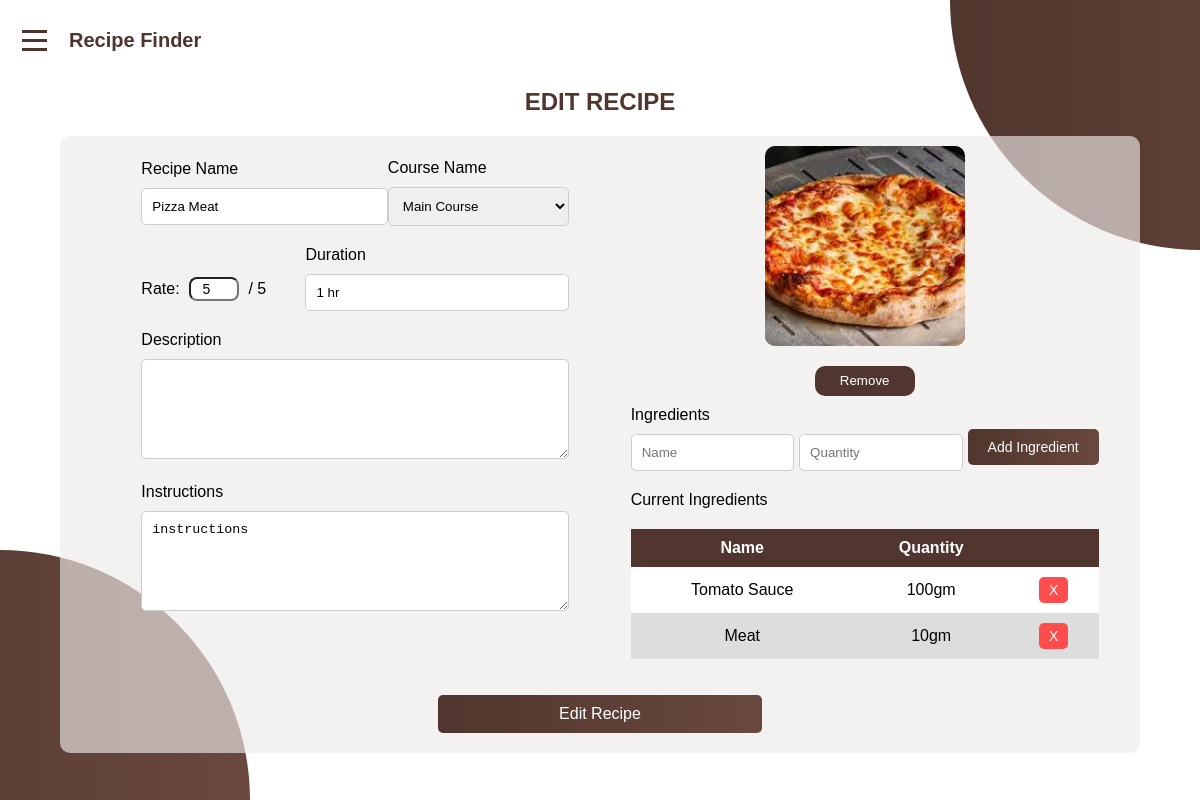
The page /admins/manage-recipe/2 (signed in) on the database its author committed.
### admins/models.py (models this page shows, shortened)
class Recipe(models.Model):
    id = models.AutoField(primary_key=True)
    name = models.CharField(max_length=100)
    description = models.TextField(null=True)
    course = models.TextField(null=True)
    duration = models.TextField(null=True)
    rate = models.IntegerField(null=True)
    instructions = models.TextField(null=True)
    image = models.ImageField(upload_to='recipes/%y/%m/%d/')
    created_at = models.DateTimeField(auto_now_add=True)
    updated_at = models.DateTimeField(auto_now=True)

class Ingredient(models.Model):
    recipe = models.ForeignKey(Recipe, on_delete=models.CASCADE, related_name='ingredients', null=True)
    name = models.CharField(max_length=100)
    quantity = models.CharField(max_length=50)

### admins/views.py (the view)
# urls.py: path('manage-recipe/<int:recipe_id>', display_recipe, name='display_recipe'),
@login_required
@require_http_methods(["GET"])
def display_recipe(request, recipe_id):
    try:
        recipe = Recipe.objects.get(id=recipe_id)
        ingredients = Ingredient.objects.filter(recipe=recipe)
        return render(request, 'manage_recipe.html', {
            'recipe': recipe,
            'ingredients': ingredients
        })
    except Recipe.DoesNotExist:
        return JsonResponse({'success': False, 'message': 'Recipe not found!'})
    except Exception as e:
        return JsonResponse({'success': False, 'message': f'An error occurred during displaying recipe: {e}'})

### admins/templates/manage_recipe.html (shortened to what this page needs)
<!DOCTYPE html>
<html lang="en">
<head>
    {% load static %}
    <link rel="stylesheet" href=" {% static 'css/manage_recipe.css' %}">
</head>
<body>
    <div class="container">
        <header>
            <div class="menu-container">
                <div class="hamburger">
                    <span></span>
                    <span></span>
                    <span></span>
                </div>
                <div class="logo">Recipe Finder</div>
            </div>
        </header>
        {% if recipe %}
            <h2 id="h2">Edit Recipe</h2>
            <form method="POST" action="{% url 'edit_recipe' recipe.id %}" id="editRecipeForm">
            <div class="data">
                <div class="info">
                    <div class="nameCategory">
                        <div class="label">
                            <label class="white-color" for="recipe_name">Recipe Name</label>
                            <input type="text" id="recipe_name" name="recipe_name" value="{{recipe.name}}" required>
                        </div>
                        <div class="label">
                            <label class="white-color" for="course_name">Course Name</label>
                            <select id="course_name" name="course_name">
                                {% if recipe.course == "Main Course" %}
                                    <option value="Main Course" selected>Main Course</option>
                                {% elif recipe.course == "Appetizer" %}
                                    <option value="Appetizer" selected>Appetizer</option>
                                    <option value="Main Course">Main Course</option>
                                    <option value="Dessert">Dessert</option>
                                {% elif recipe.course == "Dessert" %}
                                    <option value="Dessert" selected>Dessert</option>
                                    <option value="Main Course">Main Course</option>
                                    <option value="Appetizer">Appetizer</option>
                                {% endif %}
                            </select>
                        </div>
                    </div>
                    <div class="nameCategory">
                        <div class="rateDiv">
                            <label for="rate">Rate: </label>
                            <input id="rate" name="rate" type="number" min="0" max="5" value="{{recipe.rate}}">
                            <span>/ 5</span>
                        </div>
                        <div class="durationDiv">
                            <label for="duration">Duration</label>
                            <input id="duration" name="duration" type="text" value="{{recipe.duration}}">
                        </div>
                    </div>
                    <label for="description">Description</label><br>
                    <textarea id="description" name="description" rows="4" cols="50" >{{recipe.decription}}</textarea>
                    <label for="instructions">Instructions</label><br>
                    <textarea id="instructions" name="instructions" rows="4" cols="50" >{{recipe.instructions}}</textarea>
                </div>
            <div class="ingredients_container">
                <div class="image">
                    <div class="inputs">
                        <img id="recipeImg" src="{{recipe.image.url}}">
                    </div>
                    <button type="button" id="removeImg">Remove</button>
                </div>
                <label for="ingredients">Ingredients</label><br>
                <div class="ingredients_input">
                    <input placeholder="Name" type="text" id="ingredients" name="ingredients"/>
                    <input placeholder="Quantity" type="text" id="quantity" name="quantity"/>
                    <button id="add_ingredient" type="button">Add Ingredient</button>
                </div>
            <label>Current Ingredients</label><br>
            <table id="ingredients_table">
                <thead>
                    <tr>
                        <th>Name</th>
                        <th>Quantity</th>
                        <th></th>
                    </tr>
                </thead>
                <tbody>
                    {% for ingredient in ingredients %}
                        <tr>
                            <td>{{ingredient.name}}</td>
                            <td>{{ingredient.quantity}}</td>
                            <td><button id="remove_ingredient" type="button" class="remove_ingredient">X</button></td>
                        </tr>
                    {% endfor %}
                </tbody>
            </table>
            </div>
        </div>
        <br><br>
            <input class="submit" id="editRecipe" type="submit" value="Edit Recipe">
        </form>
        {% endif %}
    </div>
    <div class="shape"></div>
    <div class="shape1"></div>
</body>
</html>

### admins/static/css/manage_recipe.css (style rules this page uses)
* { margin: 0; padding: 0; box-sizing: border-box; }
body { font-family: Arial, sans-serif; height: 100%; }
.menu-container { position: fixed; top: 20px; left: 15px; display: flex; z-index: 100; align-items: center; }
.hamburger { display: flex; flex-direction: column; cursor: pointer; padding: 7px; }
.hamburger span { width: 25px; height: 3px; background:#4E342E; margin: 3px 0; transition: 0.3s; }
.logo { margin-left: 15px; font-size: 20px; font-weight: bold; color:#4E342E; }
.container { display: flex; flex-direction: column; align-items: center; justify-content: center; height: 100vh; }
h2 { text-align: center; margin: 40px 0 20px 0; color: #50362e; text-transform: uppercase; }
form { width: 90%; text-align: center; background-color: #efeae9a5; border-radius: 10px; }
.data { margin: 0 20px; display: flex; align-items: center; justify-content: space-evenly; text-align: left; }
.info { width: 45%; margin: 0 20px; padding: 20px; }
.ingredients_container { width: 45%; }
.ingredients_input { display: flex; align-items: center; justify-content: space-between; }
.ingredients_container input[type="text"] { width: 35%; padding: 10px; border: 1px solid #ccc; border-radius: 5px; margin-bottom: 20px; margin-top: 10px; }
.info input[type="text"] { width: 100%; padding: 10px; border: 1px solid #ccc; border-radius: 5px; margin-bottom: 20px; margin-top: 10px; }
select { width: 100%; padding: 10px; border: 1px solid #ccc; border-radius: 5px; margin-bottom: 20px; margin-top: 10px; }
.submit, #add_ingredient { background-image: linear-gradient(to right, #50362e, #69483f); color: white; padding: 10px 20px; border: none; border-radius: 5px; cursor: pointer; font-size: 16px; transition: background-color 0.3s ease; margin-bottom: 20px; }
.submit { width: 30%; }
#add_ingredient { font-size: 14px; }
#ingredients_table { width: 100%; border-collapse: collapse; margin-top: 20px; text-align: center; }
#ingredients_table th, #ingredients_table td { padding: 10px; }
#ingredients_table th { background-color: #50362e; color: white; }
#ingredients_table tr:nth-child(even) { background-color: #ddd; }
#ingredients_table tr:nth-child(odd) { background-color: #fff; }
#remove_ingredient { background-color: #ff4d4d; color: white; padding: 5px 10px; border: none; border-radius: 5px; cursor: pointer; font-size: 14px; transition: background-color 0.3s ease; }
.nameCategory { display: flex; align-items: center; justify-content: space-between; }
#rate { width: 50px; height: 20px; border-radius: 8px; padding: 10px; margin: 5px; font-size: 14px; text-align: center; }
#description, #instructions { width: 100%; padding: 10px; border: 1px solid #ccc; border-radius: 5px; margin-bottom: 20px; margin-top: 10px; height: 100px; }
.shape { width: 500px; height: 500px; background-image: linear-gradient(to right, #50362e, #69483f); border-radius: 50%; position: fixed; bottom: 0; left: 0; translate: -50% 50%; z-index: -1; }
.shape1 { width: 500px; height: 500px; background-image: linear-gradient(to right, #50362e, #69483f); border-radius: 50%; position: fixed; top: 0; right: 0; translate: 50% -50%; z-index: -1; }
.image { display: flex; flex-direction: column; width: 100%; align-items: center; }
.inputs { display: flex; flex-direction: column; position: relative; }
img { background-color: #5f3434ae; width: 200px; height: 200px; max-width: 300px; max-height: 200px; margin: 10px; object-fit: cover; border-radius: 10px; }
#removeImg { background-color: #50362e; border: none; border-radius: 10px; width: 100px; height: 30px; color: white; margin: 10px; cursor: pointer; }

### rows shown on the page
Recipe: recipe_name "Pizza Meat", course_name "Main Course", rate "5", duration "1 hr", instructions "instructions", image (picture)
Ingredient: name "Tomato Sauce", quantity "100gm"
Ingredient: name "Meat", quantity "10gm"
